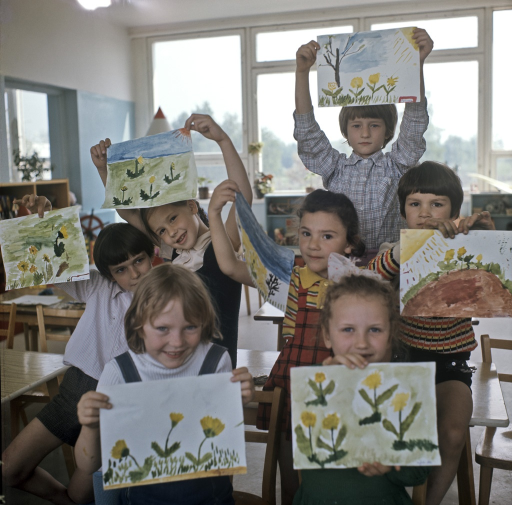
#> input picture drawing-ai-backend/inputs/07025de3b19341d8947f3812a6fd504e.png, 1024 x 1010 px (shown at 1/2 size)
$ python -i ai_art_venture.py   (imports and definitions only)
#> lines starting #> are read from the running program, lines starting #| are printed output that depends on the picture; after the words box and inside, x2 and y2 are one past the last pixel; in counts of white or black regions, pixels touching at a corner belong together
### drawing-ai-backend/app/config.py
from dataclasses import dataclass
from pathlib import Path


BASE_DIR = Path(__file__).resolve().parent.parent
SCANNER_INPUT_DIR_NAME = "scanner_inputs"
SCANNER_INPUT_DIR = BASE_DIR / SCANNER_INPUT_DIR_NAME
INPUT_DIR = BASE_DIR / "inputs"
OUTPUT_DIR = BASE_DIR / "outputs"
DATA_DIR = BASE_DIR / "data"
STATIC_DIR = BASE_DIR / "static"
PRINTS_DIR = BASE_DIR / "prints"
GALLERY_JSON_PATH = DATA_DIR / "gallery.json"
QUEUE_JSON_PATH = DATA_DIR / "queue.json"
WONDERPARK_SUBMISSIONS_JSON_PATH = DATA_DIR / "wonderpark_submissions.json"
TEMP_DIR = BASE_DIR / "temp"
OBJECT_STORAGE_DIR = BASE_DIR / "storage" / "object"
WONDERPARK_STORAGE_DIR = OBJECT_STORAGE_DIR / "wonderpark"
WONDERPARK_ORIGINALS_DIR = WONDERPARK_STORAGE_DIR / "originals"
WONDERPARK_PROCESSED_DIR = WONDERPARK_STORAGE_DIR / "processed"
WONDERPARK_THUMBNAILS_DIR = WONDERPARK_STORAGE_DIR / "thumbnails"

for directory in (
    SCANNER_INPUT_DIR,
    INPUT_DIR,
    OUTPUT_DIR,
    DATA_DIR,
    STATIC_DIR,
    PRINTS_DIR,
    TEMP_DIR,
    OBJECT_STORAGE_DIR,
    WONDERPARK_STORAGE_DIR,
    WONDERPARK_ORIGINALS_DIR,
    WONDERPARK_PROCESSED_DIR,
    WONDERPARK_THUMBNAILS_DIR,
):
    directory.mkdir(parents=True, exist_ok=True)

if not GALLERY_JSON_PATH.exists():
    GALLERY_JSON_PATH.write_text("[]", encoding="utf-8")
if not QUEUE_JSON_PATH.exists():
    QUEUE_JSON_PATH.write_text("[]", encoding="utf-8")
if not WONDERPARK_SUBMISSIONS_JSON_PATH.exists():
    WONDERPARK_SUBMISSIONS_JSON_PATH.write_text("[]", encoding="utf-8")

ENABLE_FOLDER_WATCHER = True
ALLOWED_UPLOAD_EXTENSIONS = {".png", ".jpg", ".jpeg", ".webp", ".bmp"}
SCANNER_ALLOWED_EXTENSIONS = {".png", ".jpg", ".jpeg"}
API_KEY = ""

# Public Wonderpark upload flow (feature toggle + limits).
WONDERPARK_PUBLIC_UPLOAD_ENABLED = True
WONDERPARK_PUBLIC_ROUTE = "/public/wonderpark"
WONDERPARK_MAX_UPLOAD_BYTES = 12 * 1024 * 1024
WONDERPARK_ALLOWED_EXTENSIONS = {".jpg", ".jpeg", ".png", ".webp"}
WONDERPARK_ALLOWED_MIME_TYPES = {"image/jpeg", "image/png", "image/webp"}
WONDERPARK_RATE_LIMIT_WINDOW_SECONDS = 300
WONDERPARK_RATE_LIMIT_MAX_PER_IP = 5
WONDERPARK_DUPLICATE_WINDOW_SECONDS = 600
WONDERPARK_MIN_RECOMMENDED_WIDTH = 1200
WONDERPARK_MIN_RECOMMENDED_HEIGHT = 900
WONDERPARK_MAX_PROCESSING_DIMENSION = 2048
WONDERPARK_THUMBNAIL_MAX_DIMENSION = 640
WONDERPARK_DEFAULT_GENERATION_MODE = "person_holding_artwork"
WONDERPARK_DEFAULT_STYLE_ID = "auto"

# CORS settings for local/LAN app integrations.
# Keep permissive defaults for offline kiosk usage; tighten as needed.
CORS_ALLOWED_ORIGINS = ["*"]
CORS_ALLOW_CREDENTIALS = False
CORS_ALLOW_METHODS = ["*"]
CORS_ALLOW_HEADERS = ["*"]


@dataclass(frozen=True)
class StableDiffusionConfig:
    base_url: str = "http://127.0.0.1:7860"
    models_endpoint: str = "/sdapi/v1/sd-models"
    options_endpoint: str = "/sdapi/v1/options"
    img2img_endpoint: str = "/sdapi/v1/img2img"
    checkpoint: str = "DreamShaper_8_pruned.safetensors [879db523c3]"
    controlnet_model: str = "control_v11p_sd15_scribble [4e6af23e]"
    controlnet_module: str = "pidinet_scribble"
    connect_timeout_seconds: int = 10
    generate_timeout_seconds: int = 180


@dataclass(frozen=True)
class GenerationDefaults:
    prompt: str = (
        "Transform the submitted drawing into a colorful enhanced illustration while preserving the "
        "original composition, shapes, creative idea, and hand-drawn charm. Fully colored, vibrant, "
        "cheerful, child-friendly, clean coloring, soft lighting, gentle shading, expressive details, "
        "storybook illustration style, high quality."
    )
    negative_prompt: str = (
        "black and white, monochrome, unfinished sketch, scary, horror, ugly, deformed, distorted, "
        "extra limbs, duplicate objects, bad anatomy, blurry, low quality, messy, text, watermark, logo, "
        "photorealistic"
    )
    steps: int = 30
    cfg_scale: float = 7.0
    width: int = 768
    height: int = 768
    sampler_name: str = "DPM++ 2M Karras"
    resize_mode: str = "Crop and Resize"
    pixel_perfect: bool = True
    guidance_start: float = 0.0
    guidance_end: float = 1.0


SD_CONFIG = StableDiffusionConfig()
GENERATION_DEFAULTS = GenerationDefaults()

### drawing-ai-backend/app/ai_art_venture.py
from __future__ import annotations

import json
import logging
from pathlib import Path
from typing import Any, Dict, List, Optional, Tuple

import cv2
import numpy as np

from app.config import BASE_DIR
from app.detector import PresetSettings


logger = logging.getLogger(__name__)

AI_ART_VENTURE_MODE_ID = "ai_art_venture"
AI_ART_VENTURE_MODE_LABEL = "AI Art Venture"
AI_ART_VENTURE_STYLES_PATH = BASE_DIR / "data" / "ai_art_venture_styles.json"
AI_ART_VENTURE_DEFAULT_STYLE_ID = "pixar_3d"
AI_ART_VENTURE_CONTROLNET_PREFERRED_MODEL = "control_v11p_sd15_softedge"
AI_ART_VENTURE_CONTROLNET_PREFERRED_MODULE = "softedge_teed"
AI_ART_VENTURE_CONTROLNET_FALLBACK_MODEL = "control_v11p_sd15_canny"
AI_ART_VENTURE_CONTROLNET_FALLBACK_MODULE = "canny"
AI_ART_VENTURE_USE_IP_ADAPTER = True
AI_ART_VENTURE_IP_ADAPTER_WEIGHT = 0.62
AI_ART_VENTURE_IP_ADAPTER_WEIGHT_MIN = 0.50
AI_ART_VENTURE_IP_ADAPTER_WEIGHT_MAX = 0.75
AI_ART_VENTURE_IDENTITY_TARGET = "recognizable_not_exact"
PLAIN_BACKGROUND_WHITE_RATIO_THRESHOLD = 0.60
AI_ART_VENTURE_DENOISE_MIN = 0.32
AI_ART_VENTURE_DENOISE_MAX = 0.46
AI_ART_VENTURE_DENOISE_MAX_NO_IP = 0.46
AI_ART_VENTURE_CONTROL_WEIGHT_MIN = 0.70
AI_ART_VENTURE_CONTROL_WEIGHT_MAX = 0.90
AI_ART_VENTURE_CFG_MIN = 6.0
AI_ART_VENTURE_CFG_MAX = 8.5
AI_ART_VENTURE_PLAIN_BG_NEGATIVE_SUFFIX = (
    "plain wall, classroom wall, white wall, blank backdrop, empty background, flat studio background"
)
AI_ART_VENTURE_BACKGROUND_REPLACEMENT_PLAIN_DIRECTIVE = (
    "Replace the original plain background with a rich, detailed, style-matching environment. "
    "Do not keep a plain wall, studio wall, blank backdrop, or empty background. "
    "Keep the person and creation recognizable while changing the surrounding environment."
)
AI_ART_VENTURE_BACKGROUND_REPLACEMENT_NON_PLAIN_DIRECTIVE = (
    "Improve the background into a more polished style-matching environment while keeping the person and creation "
    "recognizable."
)
AI_ART_VENTURE_STRONG_BG_NEGATIVE_SUFFIX = (
    "plain white background, blank wall, studio wall, unchanged background, same background as input, no background"
)

AI_ART_VENTURE_BASE_PROMPT = (
    "Transform this photo into the selected artistic style while keeping the person clearly recognizable as the "
    "same person. Preserve recognizable identity, face shape, hairstyle, hair color, glasses or beard if present, "
    "skin tone, expression vibe, clothing color, shirt type, body pose, hand placement, and the artwork or creation "
    "they are holding. The face may become stylized, cartoonized, painterly, anime, toy-like, or 3D, but it must "
    "still feel like the same person. Keep the creation clearly visible and recognizable. Preserve the artwork or "
    "creation shape, content, placement, and visibility. You may redesign the background into a rich immersive "
    "style-matching environment. Change style, rendering, lighting, texture, color mood, and atmosphere while "
    "keeping the subject and creation recognizable. High quality, detailed, clean, expressive, polished, professional."
)

AI_ART_VENTURE_NEGATIVE_PROMPT = (
    "different person, unrecognizable person, gender swap, changed gender, changed face, completely different face "
    "shape, changed hairstyle, changed clothing type, suit, tuxedo, dress, uniform, costume, armor, formal outfit, "
    "missing shirt, missing person, missing artwork, changed artwork, unreadable artwork, destroyed artwork, missing "
    "object, changed object, different pose, hidden face, cropped face, extra fingers, missing fingers, bad hands, "
    "malformed hands, duplicated body, duplicated limbs, distorted face, ugly face, creepy face, blurry, low quality, "
    "watermark, logo, text"
)


# [256 lines left out: functions _default_styles_payload, ensure_styles_file, load_styles_payload, _safe_float, _safe_int, _safe_bool, not called in this run]


def _clamp(value: float, minimum: float, maximum: float) -> float:
    return max(minimum, min(maximum, float(value)))


def analyze_background(image_path: Path) -> Dict[str, Any]:
    image_bgr = cv2.imread(str(image_path))
#> image_bgr is the input picture: shape (1010, 1024, 3); mean B, G, R 119.7, 123.9, 125.8
    if image_bgr is None:
        raise ValueError(f"Unable to load image for background analysis: {image_path}")

    height, width = image_bgr.shape[:2]
#> height = 1010; width = 1024
    total_pixels = float(max(1, height * width))
#> total_pixels = 1034240
    white_mask = cv2.inRange(image_bgr, (220, 220, 220), (255, 255, 255))
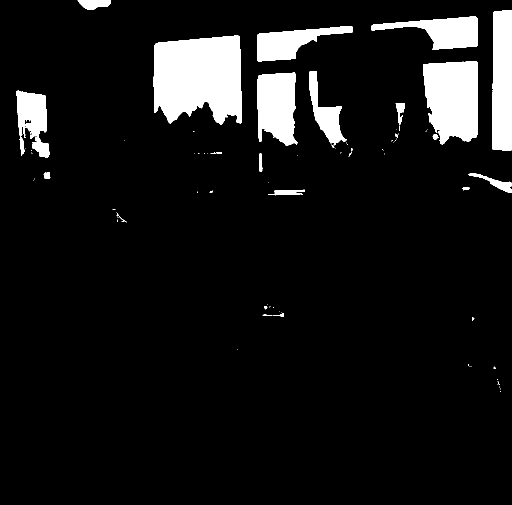
#> white_mask: shape (1010, 1024) (shown at 1/2 size); 8.5% white; 83 white regions (58 under 20 px), largest, box (x1, y1, x2, y2) and area: (307, 71, 484, 249) 26172, (846, 122, 956, 289) 15151, (984, 20, 1024, 302) 10703
    white_ratio = cv2.countNonZero(white_mask) / total_pixels
#> white_ratio = 0.0854

    hsv = cv2.cvtColor(image_bgr, cv2.COLOR_BGR2HSV)
#> hsv: shape (1010, 1024, 3); mean H, S, V 52.5, 41.9, 131.2
    low_sat_mask = cv2.inRange(hsv[:, :, 1], 0, 28)
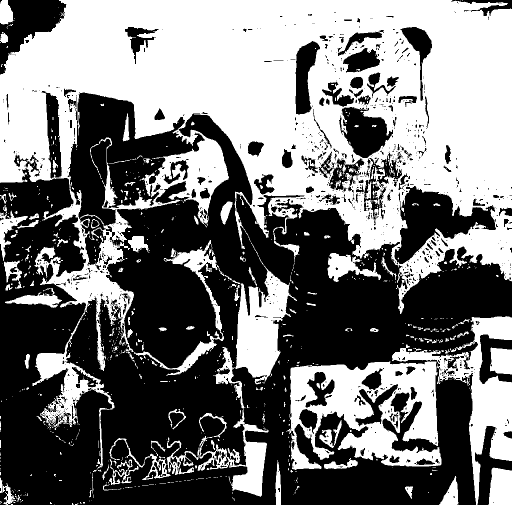
#> low_sat_mask: shape (1010, 1024) (shown at 1/2 size); 47.3% white; 883 white regions (735 under 20 px), largest, box (x1, y1, x2, y2) and area: (0, 0, 1024, 994) 398107, (573, 723, 883, 940) 37839, (784, 632, 1024, 1010) 21205
    high_val_mask = cv2.inRange(hsv[:, :, 2], 140, 255)
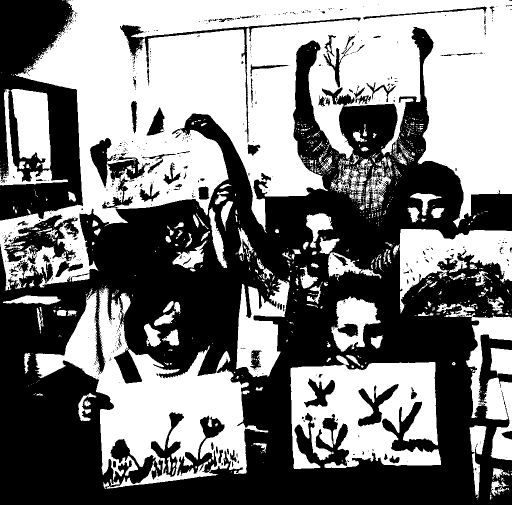
#> high_val_mask: shape (1010, 1024) (shown at 1/2 size); 48.6% white; 1154 white regions (964 under 20 px), largest, box (x1, y1, x2, y2) and area: (0, 0, 1024, 581) 292093, (70, 576, 537, 978) 66067, (581, 711, 882, 938) 44700
    plain_mask = cv2.bitwise_and(low_sat_mask, high_val_mask)
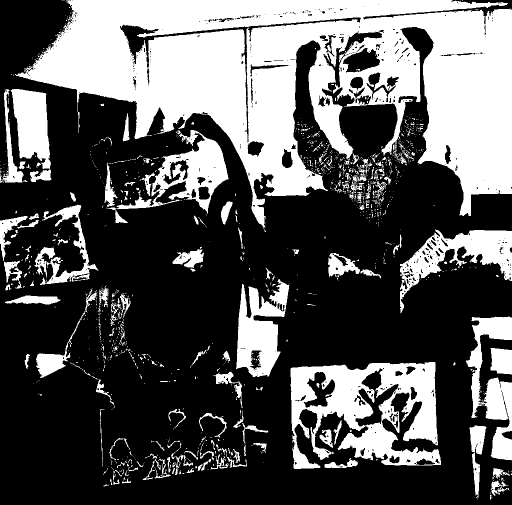
#> plain_mask: shape (1010, 1024) (shown at 1/2 size); 34.9% white; 1351 white regions (1144 under 20 px), largest, box (x1, y1, x2, y2) and area: (30, 0, 1024, 464) 226032, (581, 724, 882, 938) 35761, (800, 459, 1024, 627) 12511
    plain_ratio = cv2.countNonZero(plain_mask) / total_pixels
#> plain_ratio = 0.349

    grayscale = cv2.cvtColor(image_bgr, cv2.COLOR_BGR2GRAY)
    edges = cv2.Canny(cv2.GaussianBlur(grayscale, (5, 5), 0), 60, 150)
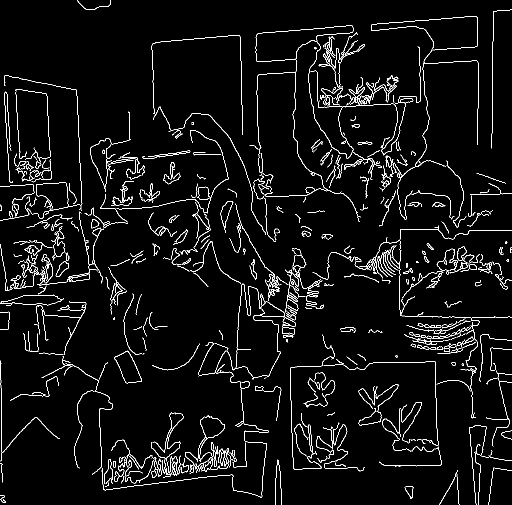
#> edges: shape (1010, 1024) (shown at 1/2 size); 4.2% white in thin lines or dots
    edge_ratio = cv2.countNonZero(edges) / total_pixels
#> edge_ratio = 0.0418

    border_mask = white_mask.copy()
    border_mask[:] = 0
#> border_mask: shape (1010, 1024); 8.54% of pixels changed, all inside (x1, y1, x2, y2) = (33, 0, 1024, 784)
    band = max(8, int(min(height, width) * 0.18))
#> band = 181
    border_mask[:band, :] = 255
    border_mask[height - band :, :] = 255
    border_mask[:, :band] = 255
    border_mask[:, width - band :] = 255
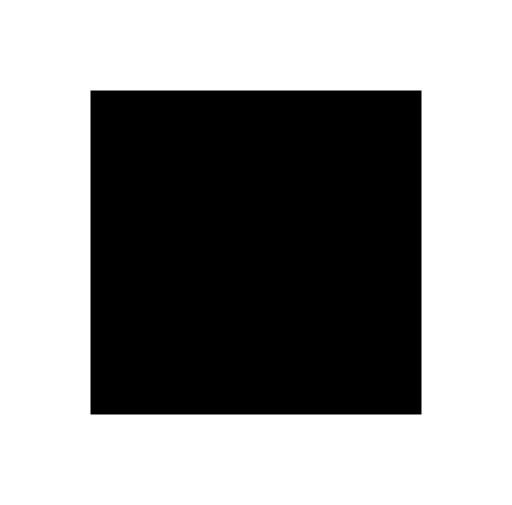
#> border_mask: shape (1010, 1024) (shown at 1/2 size); 58.5% white; 1 black region, box (x1, y1, x2, y2) and area: (181, 181, 843, 829) 428976
    border_pixels = float(max(1, cv2.countNonZero(border_mask)))
#> border_pixels = 605264

    white_border = cv2.bitwise_and(white_mask, border_mask)
#> white_border: shape (1010, 1024); 6.6% white; 30 white regions (16 under 20 px), largest, box (x1, y1, x2, y2) and area: (307, 71, 482, 181) 17762, (846, 122, 956, 289) 15151, (984, 20, 1024, 302) 10703
    plain_border = cv2.bitwise_and(plain_mask, border_mask)
#> plain_border: shape (1010, 1024); 24.4% white; 384 white regions (287 under 20 px), largest, box (x1, y1, x2, y2) and area: (30, 0, 1024, 432) 177499, (932, 633, 1024, 921) 11611, (843, 459, 1024, 562) 10212
    edge_border = cv2.bitwise_and(edges, border_mask)
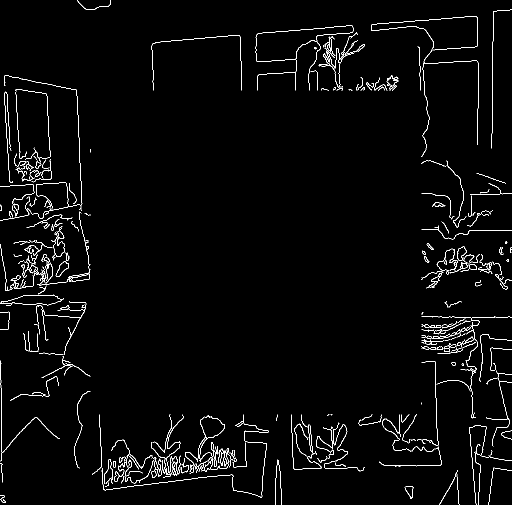
#> edge_border: shape (1010, 1024) (shown at 1/2 size); 2.3% white in thin lines or dots
    white_border_ratio = cv2.countNonZero(white_border) / border_pixels
#> white_border_ratio = 0.112
    plain_border_ratio = cv2.countNonZero(plain_border) / border_pixels
#> plain_border_ratio = 0.417
    edge_border_ratio = cv2.countNonZero(edge_border) / border_pixels
#> edge_border_ratio = 0.0391
    border_indices = border_mask > 0
    border_gray_values = grayscale[border_indices]
    border_sat_values = hsv[:, :, 1][border_indices]
    border_gray_std = float(np.std(border_gray_values)) if border_gray_values.size else 0.0
#> border_gray_std = 68.03
    border_sat_std = float(np.std(border_sat_values)) if border_sat_values.size else 0.0
#> border_sat_std = 40.63
    uniform_border = border_gray_std < 22.0 and border_sat_std < 20.0
#> uniform_border = False

    studio_like = (
        plain_ratio > 0.68 and edge_ratio < 0.06
    ) or (
        plain_border_ratio > 0.62 and edge_border_ratio < 0.05
    ) or (
        uniform_border
        and edge_border_ratio < 0.08
        and (plain_border_ratio > 0.35 or white_border_ratio > 0.18)
    )
#> studio_like = False
    background_type = "plain" if (
        white_ratio > PLAIN_BACKGROUND_WHITE_RATIO_THRESHOLD
        or white_border_ratio > 0.55
        or studio_like
    ) else "non_plain"
#> background_type = 'non_plain'

    return {
        "backgroundType": background_type,
        "whiteBackgroundRatio": round(float(white_ratio), 4),
        "plainBackgroundRatio": round(float(plain_ratio), 4),
        "edgeRatio": round(float(edge_ratio), 4),
        "whiteBorderRatio": round(float(white_border_ratio), 4),
        "plainBorderRatio": round(float(plain_border_ratio), 4),
        "edgeBorderRatio": round(float(edge_border_ratio), 4),
        "borderGrayStd": round(float(border_gray_std), 4),
        "borderSatStd": round(float(border_sat_std), 4),
        "uniformBorder": bool(uniform_border),
        "studioLike": bool(studio_like),
    }


# [379 lines left out: functions _sanitize_styles, get_mode_config, resolve_style, build_preset, get_mode_payload_for_ui, not called in this run]

>>> result = analyze_background('../inputs/07025de3b19341d8947f3812a6fd504e.png')
#> result = 11 items

$ run again, on drawing-ai-backend/inputs/146146a04a9e4d8f9c131ed8f290055e.png
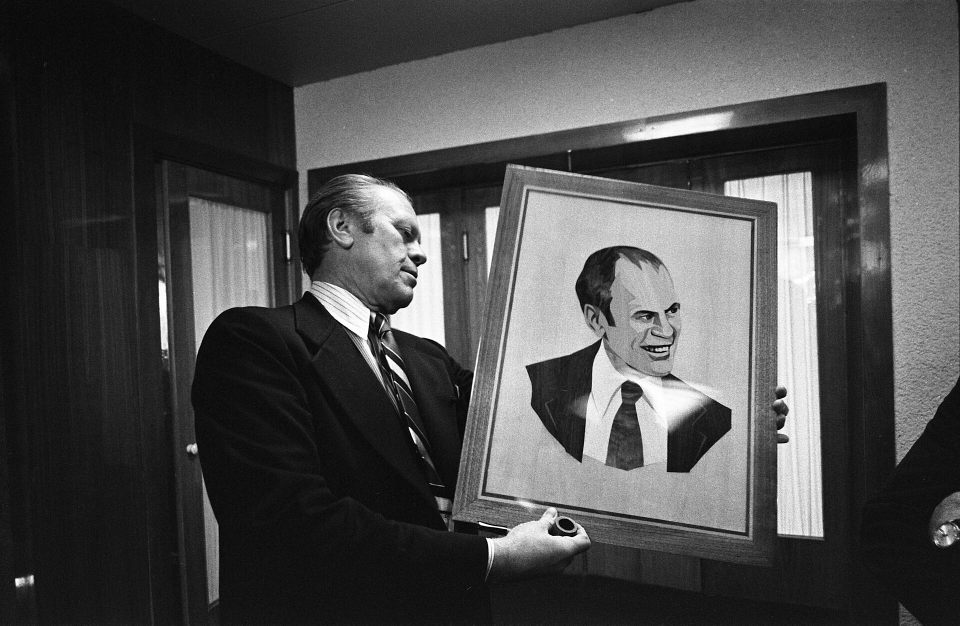
#> input picture drawing-ai-backend/inputs/146146a04a9e4d8f9c131ed8f290055e.png, 1920 x 1251 px (shown at 1/2 size)
#> in analyze_background, image_bgr is the input picture: shape (1251, 1920, 3); min 0, max 255, mean 75.5
#> in analyze_background, `white_mask = cv2.inRange(image_bgr, (220, 220, 220), (255, 255, 255))`:
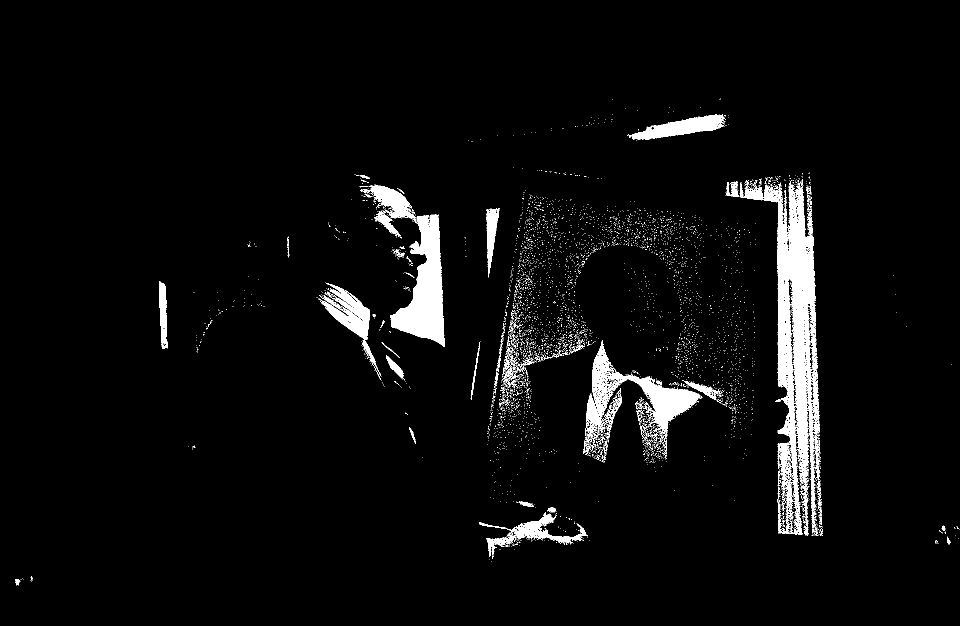
#> white_mask: shape (1251, 1920) (shown at 1/2 size); 4.2% white; 4890 white regions (4786 under 20 px), largest, box (x1, y1, x2, y2) and area: (1480, 360, 1641, 1071) 37498, (780, 429, 890, 694) 14266, (1170, 680, 1405, 879) 11045
#> white_ratio = 0.0415
#> hsv: shape (1251, 1920, 3); mean H, S, V 0, 0, 75.5
#> low_sat_mask: shape (1251, 1920); every value is 255
#> high_val_mask: shape (1251, 1920); 21.2% white; 5533 white regions (5343 under 20 px), largest, box (x1, y1, x2, y2) and area: (955, 369, 1514, 1137) 251715, (1448, 344, 1647, 1074) 60579, (626, 130, 1699, 335) 59798
#> plain_ratio = 0.212
#> edges: shape (1251, 1920); 2% white in thin lines or dots
#> edge_ratio = 0.0203
#> border_pixels = 1224450
#> white_border: shape (1251, 1920); 0.24% white; 161 white regions (148 under 20 px), largest, box (x1, y1, x2, y2) and area: (972, 1026, 1175, 1113) 3535, (1556, 1026, 1587, 1068) 521, (1586, 1026, 1605, 1070) 402
#> plain_border: shape (1251, 1920); 4.1% white; 3649 white regions (3512 under 20 px), largest, box (x1, y1, x2, y2) and area: (886, 130, 1699, 225) 33836, (1778, 269, 1919, 838) 30682, (957, 1026, 1181, 1137) 8999
#> in analyze_background, `edge_border = cv2.bitwise_and(edges, border_mask)`:
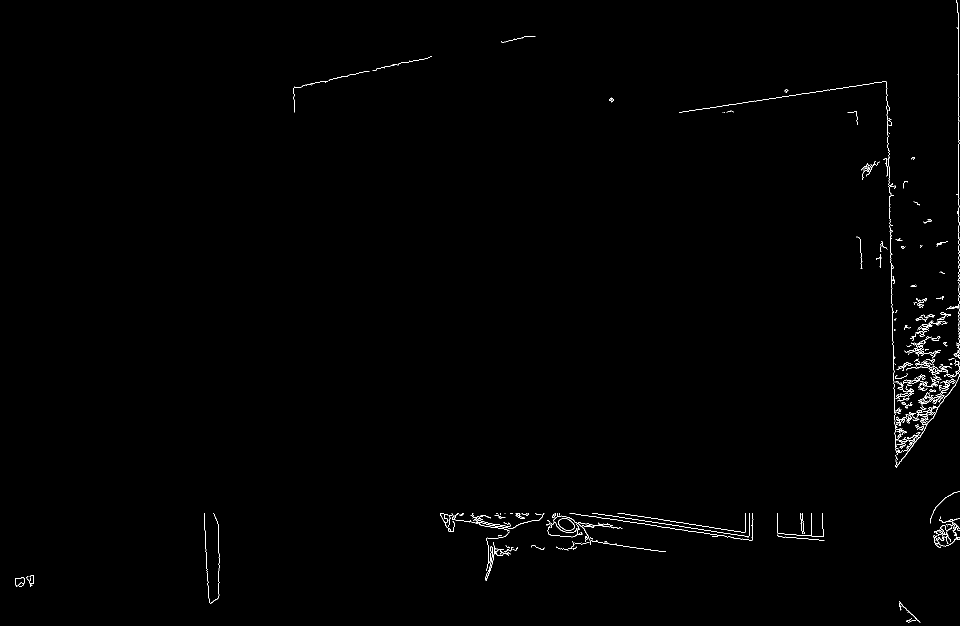
#> edge_border: shape (1251, 1920) (shown at 1/2 size); 0.54% white in thin lines or dots
#> white_border_ratio = 0.00472
#> plain_border_ratio = 0.0812
#> edge_border_ratio = 0.0106
#> border_indices: shape (1251, 1920) bool; 51% white; 1 black region, box (x1, y1, x2, y2) and area: (225, 225, 1695, 1026) 1177470
#> border_gray_std = 48.12
#> border_sat_std = 0
#> uniform_border = False
#> background_type = 'non_plain'
#> result = 11 items
